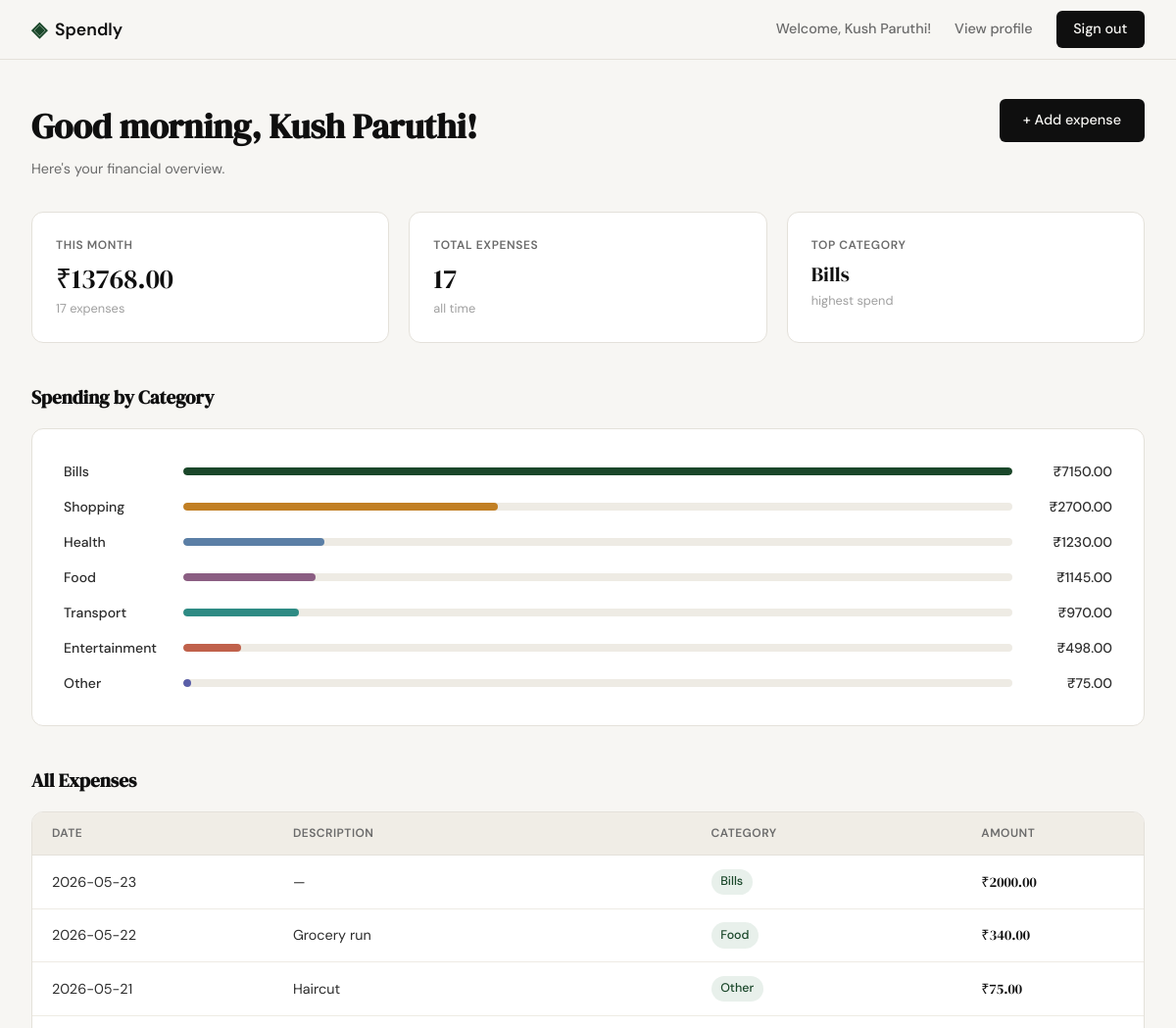
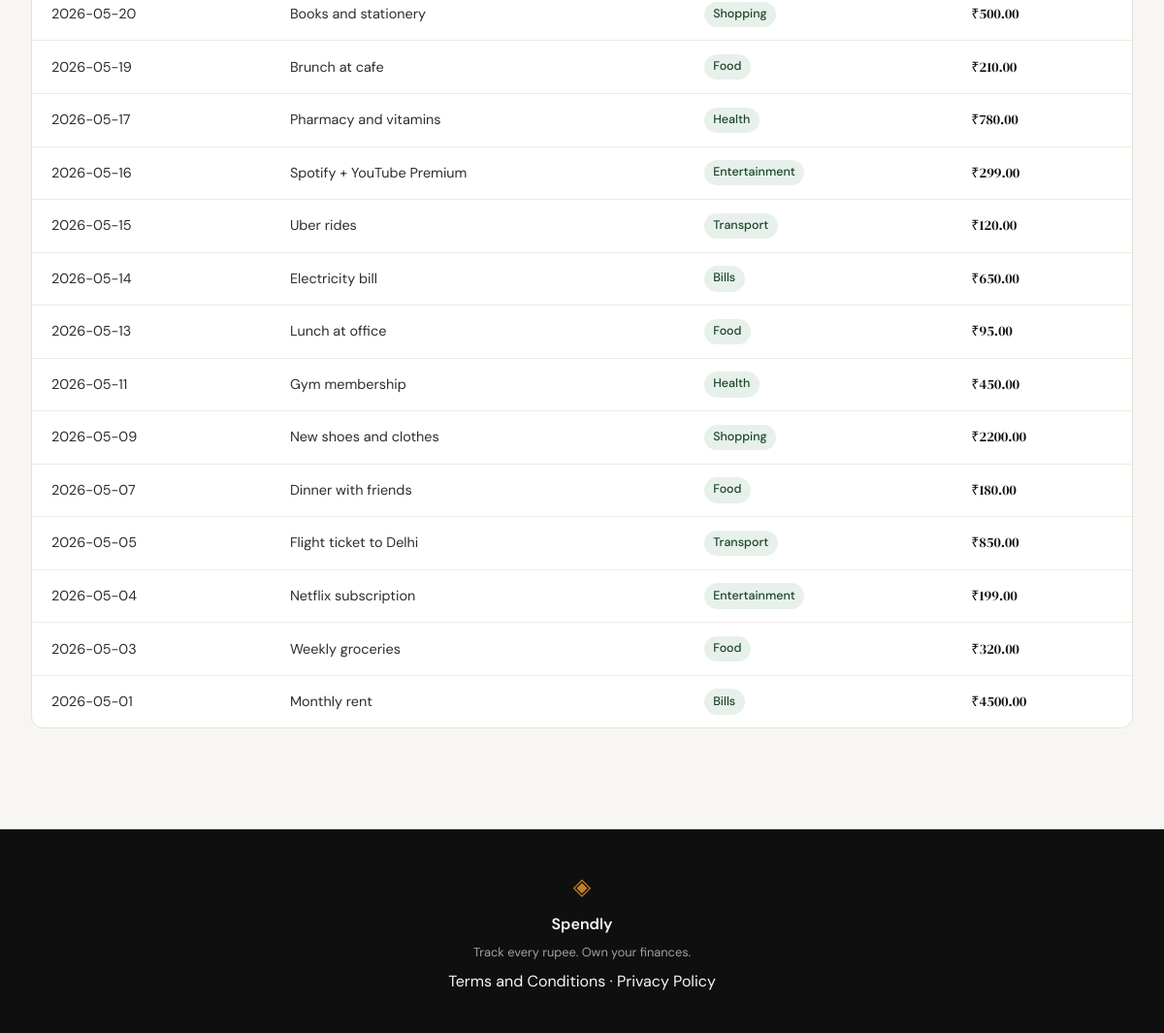
/dashboard (signed in), run on the app's committed database (2 pictures, top to bottom).
### tables this page shows
CREATE TABLE expenses (
            id INTEGER PRIMARY KEY AUTOINCREMENT,
            user_id INTEGER NOT NULL REFERENCES users(id),
            amount REAL NOT NULL,
            category TEXT NOT NULL,
            date TEXT NOT NULL,
            description TEXT,
            created_at TEXT DEFAULT (datetime('now'))
        );

### app.py (the view)
@app.route("/dashboard")
def dashboard():
    if "user_id" not in session:
        return redirect(url_for("login"))
    uid = session["user_id"]
    now = datetime.now()
    hour = now.hour
    if hour < 12:
        greeting = "Good morning"
    elif hour < 18:
        greeting = "Good afternoon"
    else:
        greeting = "Good evening"
    expenses = get_expenses_by_user(uid)
    monthly_total, monthly_count = get_monthly_total(uid, now.year, now.month)
    category_totals = get_category_totals(uid)
    total_count = get_expense_count(uid)
    top_category = category_totals[0]["category"] if category_totals else "—"
    max_cat_total = category_totals[0]["total"] if category_totals else 1
    categories = [
        {
            "name": row["category"],
            "total": row["total"],
            "pct": round(row["total"] / max_cat_total * 100),
        }
        for row in category_totals
    ]
    return render_template(
        "dashboard.html",
        greeting=greeting,
        name=session["user_name"],
        expenses=expenses,
        monthly_total=monthly_total,
        monthly_count=monthly_count,
        total_count=total_count,
        top_category=top_category,
        categories=categories,
    )

### database/db.py (called while the page is built)
def get_db():
    conn = sqlite3.connect("spendly.db")
    conn.row_factory = sqlite3.Row
    conn.execute("PRAGMA foreign_keys = ON")
    return conn

def get_expenses_by_user(user_id):
    conn = get_db()
    rows = conn.execute(
        "SELECT * FROM expenses WHERE user_id = ? ORDER BY date DESC, id DESC",
        (user_id,)
    ).fetchall()
    conn.close()
    return rows

def get_monthly_total(user_id, year, month):
    conn = get_db()
    row = conn.execute(
        """SELECT COALESCE(SUM(amount), 0) AS total, COUNT(*) AS count
           FROM expenses
           WHERE user_id = ? AND strftime('%Y', date) = ? AND strftime('%m', date) = ?""",
        (user_id, str(year), f"{month:02d}")
    ).fetchone()
    conn.close()
    return row["total"], row["count"]

def get_category_totals(user_id):
    conn = get_db()
    rows = conn.execute(
        """SELECT category, SUM(amount) AS total
           FROM expenses WHERE user_id = ?
           GROUP BY category ORDER BY total DESC""",
        (user_id,)
    ).fetchall()
    conn.close()
    return rows

def get_expense_count(user_id):
    conn = get_db()
    count = conn.execute(
        "SELECT COUNT(*) FROM expenses WHERE user_id = ?", (user_id,)
    ).fetchone()[0]
    conn.close()
    return count

### templates/dashboard.html (shortened to what this page needs)
{% extends "base.html" %}
{% block content %}
<div class="dashboard-page">
    <div class="dashboard-header">
        <div>
            <h1 class="dashboard-heading">{{ greeting }}, {{ name }}!</h1>
            <p class="dashboard-subheading">Here's your financial overview.</p>
        </div>
        <a href="{{ url_for('add_expense') }}" class="btn-primary">+ Add expense</a>
    </div>
    <div class="dashboard-stats">
        <div class="stat-card">
            <p class="stat-label">This Month</p>
            <p class="stat-value">&#8377;{{ "%.2f"|format(monthly_total) }}</p>
            <p class="stat-sub">{{ monthly_count }} expense{{ 's' if monthly_count != 1 }}</p>
        </div>
        <div class="stat-card">
            <p class="stat-label">Total Expenses</p>
            <p class="stat-value">{{ total_count }}</p>
            <p class="stat-sub">all time</p>
        </div>
        <div class="stat-card">
            <p class="stat-label">Top Category</p>
            <p class="stat-value stat-value--category">{{ top_category }}</p>
            <p class="stat-sub">highest spend</p>
        </div>
    </div>
    <div class="dashboard-section">
        <h2 class="dashboard-section-title">Spending by Category</h2>
        {% if categories %}
        <div class="auth-card cat-list">
            {% for cat in categories %}
            <div class="cat-row">
                <span class="cat-name">{{ cat.name }}</span>
                <div class="cat-bar-track">
                    <div class="cat-bar-fill cat-bar-fill--{{ loop.index0 % 7 }}" style="width: {{ cat.pct }}%"></div>
                </div>
                <span class="cat-amount">&#8377;{{ "%.2f"|format(cat.total) }}</span>
            </div>
            {% endfor %}
        </div>
        {% else %}
        <p class="empty-state">No spending data yet.</p>
        {% endif %}
    </div>
    <div class="dashboard-section">
        <h2 class="dashboard-section-title">All Expenses</h2>
        {% if expenses %}
        <div class="auth-card" style="padding: 0; overflow: hidden;">
            <table class="expense-table">
                <thead>
                    <tr>
                        <th>Date</th>
                        <th>Description</th>
                        <th>Category</th>
                        <th>Amount</th>
                    </tr>
                </thead>
                <tbody>
                    {% for e in expenses %}
                    <tr>
                        <td>{{ e.date }}</td>
                        <td>{{ e.description or '—' }}</td>
                        <td><span class="cat-badge">{{ e.category }}</span></td>
                        <td class="amount-cell">&#8377;{{ "%.2f"|format(e.amount) }}</td>
                    </tr>
                    {% endfor %}
                </tbody>
            </table>
        </div>
        {% else %}
        <p class="empty-state">No expenses yet. Add your first one!</p>
        {% endif %}
    </div>
</div>
{% endblock %}

### templates/base.html (shortened to what this page needs)
<!DOCTYPE html>
<html lang="en">
<head>
    <link rel="stylesheet" href="{{ url_for('static', filename='css/style.css') }}">
</head>
<body>
    <nav class="navbar">
        <div class="nav-inner">
            <a href="{{ url_for('landing') }}" class="nav-brand">
                <span class="brand-icon">◈</span>
                <span class="brand-name">Spendly</span>
            </a>
            <div class="nav-links">
                {% if session.user_id %}
                    <span class="nav-welcome">Welcome, {{ session.user_name }}!</span>
                    {% if request.path != '/profile' %}
                        <a href="{{ url_for('profile') }}">View profile</a>
                    {% endif %}
                    <a href="{{ url_for('logout') }}" class="nav-cta">Sign out</a>
                {% elif request.path == '/register' %}
                    <a href="{{ url_for('login') }}" class="nav-cta">Sign in</a>
                    <a href="{{ url_for('register') }}">Get started</a>
                {% else %}
                    <a href="{{ url_for('login') }}">Sign in</a>
                    <a href="{{ url_for('register') }}" class="nav-cta">Get started</a>
                {% endif %}
            </div>
        </div>
    </nav>
    <main class="main-content">
        {% block content %}{% endblock %}
    </main>
    <footer class="footer">
        <div class="footer-inner">
            <span class="brand-icon">◈</span>
            <span class="footer-name">Spendly</span>
            <p class="footer-copy">Track every rupee. Own your finances.</p>
            <p><a href="/terms">Terms and Conditions</a> · <a href="/privacy">Privacy Policy</a></p>
        </div>
    </footer>
</body>
</html>

### data on the page
expenses: name "Other", {{ cat.pct }} 1 (drawn), total "75.00", date "2026-05-21", description "Haircut", category "Other", amount "75.00"
expenses: date "2026-05-23", description "—", category "Bills", amount "2000.00"
expenses: date "2026-05-22", description "Grocery run", category "Food", amount "340.00"
expenses: date "2026-05-20", description "Books and stationery", category "Shopping", amount "500.00"
expenses: date "2026-05-19", description "Brunch at cafe", category "Food", amount "210.00"
expenses: date "2026-05-17", description "Pharmacy and vitamins", category "Health", amount "780.00"
expenses: date "2026-05-16", description "Spotify + YouTube Premium", category "Entertainment", amount "299.00"
expenses: date "2026-05-15", description "Uber rides", category "Transport", amount "120.00"
expenses: date "2026-05-14", description "Electricity bill", category "Bills", amount "650.00"
expenses: date "2026-05-13", description "Lunch at office", category "Food", amount "95.00"
expenses: date "2026-05-11", description "Gym membership", category "Health", amount "450.00"
expenses: date "2026-05-09", description "New shoes and clothes", category "Shopping", amount "2200.00"
expenses: date "2026-05-07", description "Dinner with friends", category "Food", amount "180.00"
expenses: date "2026-05-05", description "Flight ticket to Delhi", category "Transport", amount "850.00"
expenses: date "2026-05-04", description "Netflix subscription", category "Entertainment", amount "199.00"
expenses: date "2026-05-03", description "Weekly groceries", category "Food", amount "320.00"
expenses: date "2026-05-01", description "Monthly rent", category "Bills", amount "4500.00"

### other printed values
{{ session.user_name }} "Kush Paruthi"
{{ greeting }} "Good morning"
{{ name }} "Kush Paruthi"
{{ "%.2f"|format(monthly_total) }} "13768.00"
{{ monthly_count }} "17"
{{ 's' if monthly_count != 1 }} "s"
{{ total_count }} "17"
{{ top_category }} "Bills"
{{ cat.name }} "Bills" "Shopping" "Health" "Food" "Transport" "Entertainment"
{{ "%.2f"|format(cat.total) }} "7150.00" "2700.00" "1230.00" "1145.00" "970.00" "498.00"
